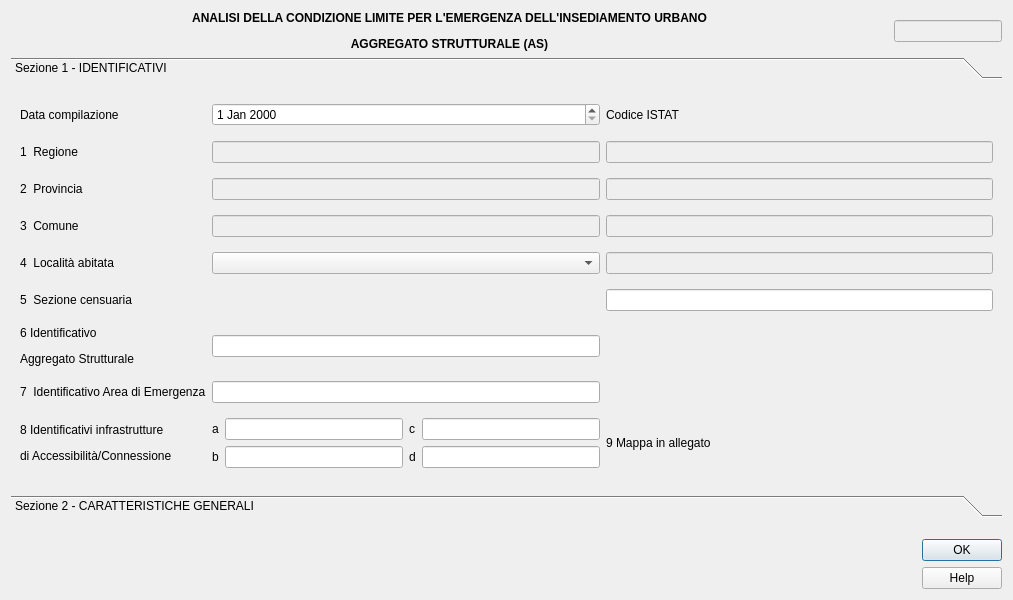
<?xml version="1.0" encoding="UTF-8"?>
<ui version="4.0">
 <class>cle_es</class>
 <widget class="QDialog" name="cle_es">
  <property name="geometry">
   <rect>
    <x>0</x>
    <y>0</y>
    <width>1013</width>
    <height>600</height>
   </rect>
  </property>
  <property name="sizePolicy">
   <sizepolicy hsizetype="Fixed" vsizetype="Fixed">
    <horstretch>0</horstretch>
    <verstretch>0</verstretch>
   </sizepolicy>
  </property>
  <property name="minimumSize">
   <size>
    <width>830</width>
    <height>600</height>
   </size>
  </property>
  <property name="maximumSize">
   <size>
    <width>1500</width>
    <height>1500</height>
   </size>
  </property>
  <property name="windowTitle">
   <string>Update project</string>
  </property>
  <property name="locale">
   <locale language="English" country="UnitedStates"/>
  </property>
  <property name="modal">
   <bool>true</bool>
  </property>
  <layout class="QGridLayout" name="gridLayout_2">
   <item row="2" column="0">
    <layout class="QGridLayout" name="gridLayout_4">
     <property name="sizeConstraint">
      <enum>QLayout::SetDefaultConstraint</enum>
     </property>
     <property name="topMargin">
      <number>10</number>
     </property>
     <property name="horizontalSpacing">
      <number>10</number>
     </property>
     <property name="verticalSpacing">
      <number>0</number>
     </property>
     <item row="0" column="0">
      <widget class="QLabel" name="cnr">
       <property name="sizePolicy">
        <sizepolicy hsizetype="Preferred" vsizetype="Fixed">
         <horstretch>0</horstretch>
         <verstretch>0</verstretch>
        </sizepolicy>
       </property>
       <property name="text">
        <string/>
       </property>
       <property name="pixmap">
        <pixmap>../loghi/logo-cnr.png</pixmap>
       </property>
      </widget>
     </item>
     <item row="0" column="3">
      <spacer name="horizontalSpacer">
       <property name="orientation">
        <enum>Qt::Horizontal</enum>
       </property>
       <property name="sizeHint" stdset="0">
        <size>
         <width>40</width>
         <height>20</height>
        </size>
       </property>
      </spacer>
     </item>
     <item row="0" column="1">
      <widget class="QLabel" name="igag">
       <property name="sizePolicy">
        <sizepolicy hsizetype="Preferred" vsizetype="Fixed">
         <horstretch>0</horstretch>
         <verstretch>0</verstretch>
        </sizepolicy>
       </property>
       <property name="text">
        <string/>
       </property>
       <property name="pixmap">
        <pixmap>../loghi/logoigag.png</pixmap>
       </property>
      </widget>
     </item>
     <item row="0" column="4">
      <layout class="QVBoxLayout" name="verticalLayout">
       <item>
        <widget class="QDialogButtonBox" name="button_box">
         <property name="cursor">
          <cursorShape>PointingHandCursor</cursorShape>
         </property>
         <property name="orientation">
          <enum>Qt::Vertical</enum>
         </property>
         <property name="standardButtons">
          <set>QDialogButtonBox::Ok</set>
         </property>
         <property name="centerButtons">
          <bool>true</bool>
         </property>
        </widget>
       </item>
       <item>
        <widget class="QPushButton" name="help_button">
         <property name="cursor">
          <cursorShape>PointingHandCursor</cursorShape>
         </property>
         <property name="text">
          <string>Help</string>
         </property>
        </widget>
       </item>
      </layout>
     </item>
     <item row="0" column="2">
      <widget class="QLabel" name="labgis">
       <property name="sizePolicy">
        <sizepolicy hsizetype="Preferred" vsizetype="Fixed">
         <horstretch>0</horstretch>
         <verstretch>0</verstretch>
        </sizepolicy>
       </property>
       <property name="text">
        <string/>
       </property>
       <property name="pixmap">
        <pixmap>../loghi/logo-labgis.png</pixmap>
       </property>
       <property name="scaledContents">
        <bool>true</bool>
       </property>
      </widget>
     </item>
    </layout>
   </item>
   <item row="1" column="0">
    <widget class="QToolBox" name="toolBox">
     <property name="sizePolicy">
      <sizepolicy hsizetype="Preferred" vsizetype="Minimum">
       <horstretch>0</horstretch>
       <verstretch>0</verstretch>
      </sizepolicy>
     </property>
     <property name="minimumSize">
      <size>
       <width>0</width>
       <height>460</height>
      </size>
     </property>
     <property name="currentIndex">
      <number>0</number>
     </property>
     <widget class="QWidget" name="identificativi">
      <property name="geometry">
       <rect>
        <x>0</x>
        <y>0</y>
        <width>995</width>
        <height>406</height>
       </rect>
      </property>
      <attribute name="label">
       <string>Sezione 1 - IDENTIFICATIVI</string>
      </attribute>
      <layout class="QGridLayout" name="gridLayout">
       <item row="3" column="2">
        <widget class="QLineEdit" name="cod_com">
         <property name="enabled">
          <bool>false</bool>
         </property>
        </widget>
       </item>
       <item row="4" column="0">
        <widget class="QLabel" name="label_7">
         <property name="text">
          <string>4  Località abitata</string>
         </property>
        </widget>
       </item>
       <item row="0" column="2">
        <widget class="QLabel" name="label_2">
         <property name="text">
          <string>Codice ISTAT</string>
         </property>
        </widget>
       </item>
       <item row="4" column="2">
        <widget class="QLineEdit" name="cod_local">
         <property name="enabled">
          <bool>false</bool>
         </property>
        </widget>
       </item>
       <item row="3" column="0">
        <widget class="QLabel" name="label_6">
         <property name="text">
          <string>3  Comune</string>
         </property>
        </widget>
       </item>
       <item row="0" column="1">
        <widget class="QDateEdit" name="data_as"/>
       </item>
       <item row="2" column="2">
        <widget class="QLineEdit" name="cod_prov">
         <property name="enabled">
          <bool>false</bool>
         </property>
        </widget>
       </item>
       <item row="5" column="0">
        <widget class="QLabel" name="label_8">
         <property name="text">
          <string>5  Sezione censuaria</string>
         </property>
        </widget>
       </item>
       <item row="0" column="0">
        <widget class="QLabel" name="label_3">
         <property name="text">
          <string>Data compilazione</string>
         </property>
        </widget>
       </item>
       <item row="7" column="1">
        <widget class="QLineEdit" name="ID_area"/>
       </item>
       <item row="2" column="0">
        <widget class="QLabel" name="label_5">
         <property name="text">
          <string>2  Provincia</string>
         </property>
        </widget>
       </item>
       <item row="1" column="0">
        <widget class="QLabel" name="label_4">
         <property name="text">
          <string>1  Regione</string>
         </property>
        </widget>
       </item>
       <item row="7" column="0">
        <widget class="QLabel" name="label_11">
         <property name="text">
          <string>7  Identificativo Area di Emergenza</string>
         </property>
        </widget>
       </item>
       <item row="8" column="0">
        <widget class="QLabel" name="label_12">
         <property name="text">
          <string>&lt;html&gt;&lt;head/&gt;&lt;body&gt;&lt;p&gt;8 Identificativi infrastrutture &lt;/p&gt;&lt;p&gt;di Accessibilità/Connessione&lt;/p&gt;&lt;/body&gt;&lt;/html&gt;</string>
         </property>
        </widget>
       </item>
       <item row="5" column="2">
        <widget class="QLineEdit" name="sezione"/>
       </item>
       <item row="6" column="0">
        <widget class="QLabel" name="label_9">
         <property name="text">
          <string>&lt;html&gt;&lt;head/&gt;&lt;body&gt;&lt;p&gt;6 Identificativo &lt;/p&gt;&lt;p&gt;  Aggregato Strutturale&lt;/p&gt;&lt;/body&gt;&lt;/html&gt;</string>
         </property>
        </widget>
       </item>
       <item row="1" column="2">
        <widget class="QLineEdit" name="cod_reg">
         <property name="enabled">
          <bool>false</bool>
         </property>
        </widget>
       </item>
       <item row="8" column="1">
        <layout class="QGridLayout" name="gridLayout_3">
         <item row="0" column="0">
          <widget class="QLabel" name="label_13">
           <property name="text">
            <string>a</string>
           </property>
          </widget>
         </item>
         <item row="0" column="1">
          <widget class="QLineEdit" name="ID_infra_a"/>
         </item>
         <item row="0" column="2">
          <widget class="QLabel" name="label_15">
           <property name="text">
            <string>c</string>
           </property>
          </widget>
         </item>
         <item row="0" column="3">
          <widget class="QLineEdit" name="ID_infra_c"/>
         </item>
         <item row="1" column="0">
          <widget class="QLabel" name="label_14">
           <property name="text">
            <string>b</string>
           </property>
          </widget>
         </item>
         <item row="1" column="1">
          <widget class="QLineEdit" name="ID_infra_b"/>
         </item>
         <item row="1" column="2">
          <widget class="QLabel" name="label_16">
           <property name="text">
            <string>d</string>
           </property>
          </widget>
         </item>
         <item row="1" column="3">
          <widget class="QLineEdit" name="ID_infra_d"/>
         </item>
        </layout>
       </item>
       <item row="8" column="2">
        <widget class="QLabel" name="label_21">
         <property name="text">
          <string>9 Mappa in allegato</string>
         </property>
        </widget>
       </item>
       <item row="1" column="1">
        <widget class="QLineEdit" name="regione">
         <property name="enabled">
          <bool>false</bool>
         </property>
        </widget>
       </item>
       <item row="2" column="1">
        <widget class="QLineEdit" name="provincia">
         <property name="enabled">
          <bool>false</bool>
         </property>
        </widget>
       </item>
       <item row="3" column="1">
        <widget class="QLineEdit" name="comune">
         <property name="enabled">
          <bool>false</bool>
         </property>
        </widget>
       </item>
       <item row="4" column="1">
        <widget class="QComboBox" name="localita"/>
       </item>
       <item row="6" column="1">
        <widget class="QLineEdit" name="ID_aggr"/>
       </item>
      </layout>
     </widget>
     <widget class="QWidget" name="caratteristiche_gen">
      <property name="geometry">
       <rect>
        <x>0</x>
        <y>0</y>
        <width>978</width>
        <height>841</height>
       </rect>
      </property>
      <attribute name="label">
       <string>Sezione 2 - CARATTERISTICHE GENERALI</string>
      </attribute>
      <layout class="QGridLayout" name="gridLayout_5">
       <item row="8" column="0">
        <widget class="QLabel" name="label_22">
         <property name="text">
          <string>&lt;html&gt;&lt;head/&gt;&lt;body&gt;&lt;p&gt;20 Lunghezza fronte su infrastruttura &lt;/p&gt;&lt;p&gt;di accessibililtà/connessione (m)&lt;/p&gt;&lt;/body&gt;&lt;/html&gt;</string>
         </property>
        </widget>
       </item>
       <item row="9" column="0">
        <widget class="QLabel" name="label_23">
         <property name="text">
          <string>&lt;html&gt;&lt;head/&gt;&lt;body&gt;&lt;p&gt;21 Numero US interferenti su infrastruttura &lt;/p&gt;&lt;p&gt;di accessiblità/connessione (H&amp;gt;L)&lt;/p&gt;&lt;/body&gt;&lt;/html&gt;</string>
         </property>
        </widget>
       </item>
       <item row="12" column="0">
        <widget class="QLabel" name="label_36">
         <property name="text">
          <string>Ulteriori elementi di vulnerabilità</string>
         </property>
        </widget>
       </item>
       <item row="11" column="0">
        <widget class="QLabel" name="label_31">
         <property name="text">
          <string>Regolarità strutturale</string>
         </property>
        </widget>
       </item>
       <item row="9" column="2">
        <widget class="QLineEdit" name="us_interf"/>
       </item>
       <item row="4" column="0">
        <widget class="QLabel" name="label_26">
         <property name="text">
          <string>&lt;html&gt;&lt;head/&gt;&lt;body&gt;&lt;p&gt;12 (di cui) Numero US caratterizzate da &lt;/p&gt;&lt;p&gt;grandi luci (chiese, teatri, palazzi storici, ...)&lt;/p&gt;&lt;/body&gt;&lt;/html&gt;</string>
         </property>
        </widget>
       </item>
       <item row="6" column="0">
        <widget class="QLabel" name="label_28">
         <property name="text">
          <string>16 Altezza media all'imposta della copertura (m)</string>
         </property>
        </widget>
       </item>
       <item row="2" column="0">
        <widget class="QLabel" name="label_25">
         <property name="text">
          <string>11 (di cui) Numero US con funzioni strategiche</string>
         </property>
        </widget>
       </item>
       <item row="17" column="0">
        <widget class="QLabel" name="label_35">
         <property name="text">
          <string>Geologia/Idrogeologia</string>
         </property>
        </widget>
       </item>
       <item row="15" column="0">
        <widget class="QLabel" name="label_33">
         <property name="text">
          <string>Ubicazione</string>
         </property>
        </widget>
       </item>
       <item row="7" column="0">
        <widget class="QLabel" name="label_29">
         <property name="text">
          <string>18 Numero piani minimo</string>
         </property>
        </widget>
       </item>
       <item row="1" column="0">
        <widget class="QLabel" name="label_24">
         <property name="text">
          <string>10 Numero totali unità strutturali (US))</string>
         </property>
        </widget>
       </item>
       <item row="8" column="2">
        <widget class="QLineEdit" name="lungh_fron"/>
       </item>
       <item row="16" column="0">
        <widget class="QLabel" name="label_34">
         <property name="text">
          <string>Microzonazione sismica</string>
         </property>
        </widget>
       </item>
       <item row="5" column="0">
        <widget class="QLabel" name="label_27">
         <property name="text">
          <string>Numero US</string>
         </property>
        </widget>
       </item>
       <item row="14" column="0">
        <widget class="QLabel" name="label_32">
         <property name="text">
          <string>37 Morfologia </string>
         </property>
        </widget>
       </item>
       <item row="14" column="2">
        <widget class="QComboBox" name="morf"/>
       </item>
       <item row="16" column="2">
        <layout class="QVBoxLayout" name="verticalLayout_3">
         <item>
          <layout class="QHBoxLayout" name="horizontalLayout_15">
           <item>
            <widget class="QLabel" name="label_48">
             <property name="text">
              <string>40 Zona MS (condizione peggiore)</string>
             </property>
            </widget>
           </item>
           <item>
            <widget class="QComboBox" name="zona_ms"/>
           </item>
          </layout>
         </item>
         <item>
          <layout class="QHBoxLayout" name="horizontalLayout_16">
           <item>
            <widget class="QLabel" name="inst_name">
             <property name="text">
              <string>Tipo instabilità</string>
             </property>
            </widget>
           </item>
           <item>
            <widget class="QCheckBox" name="inst_fran">
             <property name="text">
              <string>41 Frana</string>
             </property>
            </widget>
           </item>
           <item>
            <widget class="QCheckBox" name="inst_liq">
             <property name="text">
              <string>42 Liquefazione</string>
             </property>
            </widget>
           </item>
           <item>
            <widget class="QCheckBox" name="inst_fag">
             <property name="text">
              <string>43 Faglia att. cap.</string>
             </property>
            </widget>
           </item>
           <item>
            <widget class="QCheckBox" name="inst_ced">
             <property name="text">
              <string>44 Cedim. diff.</string>
             </property>
            </widget>
           </item>
           <item>
            <widget class="QCheckBox" name="inst_cav">
             <property name="text">
              <string>45 Cavità sott.</string>
             </property>
            </widget>
           </item>
          </layout>
         </item>
        </layout>
       </item>
       <item row="17" column="2">
        <layout class="QVBoxLayout" name="verticalLayout_4">
         <item>
          <layout class="QHBoxLayout" name="horizontalLayout_17">
           <item>
            <widget class="QLabel" name="label_50">
             <property name="text">
              <string>Localizzazione frana</string>
             </property>
            </widget>
           </item>
           <item>
            <widget class="QCheckBox" name="frana_AS">
             <property name="text">
              <string>46 Interferente con edif. strateg.</string>
             </property>
            </widget>
           </item>
           <item>
            <widget class="QCheckBox" name="frana_mon">
             <property name="text">
              <string>47 A monte</string>
             </property>
            </widget>
           </item>
           <item>
            <widget class="QCheckBox" name="frana_val">
             <property name="text">
              <string>48 A valle</string>
             </property>
            </widget>
           </item>
          </layout>
         </item>
         <item>
          <layout class="QHBoxLayout" name="horizontalLayout_18">
           <item>
            <widget class="QLabel" name="label_51">
             <property name="text">
              <string>49 Rischio PAI</string>
             </property>
            </widget>
           </item>
           <item>
            <widget class="QComboBox" name="pai"/>
           </item>
           <item>
            <widget class="QLabel" name="label_52">
             <property name="text">
              <string>50 Area alluvionale</string>
             </property>
            </widget>
           </item>
           <item>
            <widget class="QComboBox" name="alluvio"/>
           </item>
          </layout>
         </item>
        </layout>
       </item>
       <item row="10" column="0">
        <widget class="QLabel" name="label_30">
         <property name="text">
          <string>Interazioni tra US</string>
         </property>
        </widget>
       </item>
       <item row="4" column="2">
        <widget class="QLineEdit" name="n_edif_gl"/>
       </item>
       <item row="2" column="2">
        <widget class="QLineEdit" name="n_edif"/>
       </item>
       <item row="1" column="2">
        <widget class="QLineEdit" name="n_unita"/>
       </item>
       <item row="15" column="2">
        <layout class="QHBoxLayout" name="horizontalLayout_12">
         <item>
          <widget class="QCheckBox" name="ubic_sotto">
           <property name="text">
            <string>38 Sotto versante incombente o forte pendio</string>
           </property>
          </widget>
         </item>
         <item>
          <widget class="QCheckBox" name="ubic_sopra">
           <property name="text">
            <string>39 Sopra versante incombente o cresta</string>
           </property>
          </widget>
         </item>
        </layout>
       </item>
       <item row="6" column="2">
        <layout class="QHBoxLayout" name="horizontalLayout_2">
         <item>
          <widget class="QLineEdit" name="altezza"/>
         </item>
         <item>
          <widget class="QLabel" name="label_10">
           <property name="text">
            <string>17 Superficie coperta</string>
           </property>
          </widget>
         </item>
         <item>
          <widget class="QLineEdit" name="superf"/>
         </item>
        </layout>
       </item>
       <item row="7" column="2">
        <layout class="QHBoxLayout" name="horizontalLayout_3">
         <item>
          <widget class="QLineEdit" name="piani_min"/>
         </item>
         <item>
          <widget class="QLabel" name="label_17">
           <property name="text">
            <string>19 Numero piani massimo</string>
           </property>
          </widget>
         </item>
         <item>
          <widget class="QLineEdit" name="piani_max"/>
         </item>
        </layout>
       </item>
       <item row="5" column="2">
        <layout class="QGridLayout" name="gridLayout_6">
         <item row="0" column="0">
          <layout class="QHBoxLayout" name="horizontalLayout_4">
           <item>
            <widget class="QLabel" name="label_18">
             <property name="text">
              <string>13 Muratura</string>
             </property>
            </widget>
           </item>
           <item>
            <widget class="QLineEdit" name="n_murat"/>
           </item>
          </layout>
         </item>
         <item row="0" column="1">
          <layout class="QHBoxLayout" name="horizontalLayout_5">
           <item>
            <widget class="QLabel" name="label_19">
             <property name="text">
              <string>14 C.a.</string>
             </property>
            </widget>
           </item>
           <item>
            <widget class="QLineEdit" name="n_ca"/>
           </item>
          </layout>
         </item>
         <item row="0" column="2">
          <layout class="QHBoxLayout" name="horizontalLayout_6">
           <item>
            <widget class="QLabel" name="label_20">
             <property name="text">
              <string>15 Altre strutture</string>
             </property>
            </widget>
           </item>
           <item>
            <widget class="QLineEdit" name="n_altre"/>
           </item>
          </layout>
         </item>
        </layout>
       </item>
       <item row="13" column="0">
        <widget class="QLabel" name="label_37">
         <property name="text">
          <string>Rinforzi e miglioramento (&gt;70% US)</string>
         </property>
        </widget>
       </item>
       <item row="10" column="2">
        <layout class="QGridLayout" name="gridLayout_7">
         <item row="0" column="0">
          <widget class="QLabel" name="label_38">
           <property name="text">
            <string>22 Volte e archi di interconnessione</string>
           </property>
          </widget>
         </item>
         <item row="0" column="1">
          <widget class="QComboBox" name="conn_volte"/>
         </item>
         <item row="1" column="0">
          <widget class="QLabel" name="label_39">
           <property name="text">
            <string>23 Rifusioni o intasamenti</string>
           </property>
          </widget>
         </item>
         <item row="1" column="1">
          <widget class="QComboBox" name="conn_rifus"/>
         </item>
        </layout>
       </item>
       <item row="11" column="2">
        <layout class="QGridLayout" name="gridLayout_8">
         <item row="0" column="0">
          <widget class="QLabel" name="label_40">
           <property name="text">
            <string>24 Disallineamento tra quote di imposta della copertura</string>
           </property>
          </widget>
         </item>
         <item row="0" column="1">
          <widget class="QComboBox" name="regol_1"/>
         </item>
         <item row="1" column="0">
          <widget class="QLabel" name="label_41">
           <property name="text">
            <string>25 Disallineamento tra quote orizzontamenti</string>
           </property>
          </widget>
         </item>
         <item row="1" column="1">
          <widget class="QComboBox" name="regol_2"/>
         </item>
         <item row="2" column="0">
          <widget class="QLabel" name="label_42">
           <property name="text">
            <string>26 Disallineamento pareti di facciata</string>
           </property>
          </widget>
         </item>
         <item row="2" column="1">
          <widget class="QComboBox" name="regol_3"/>
         </item>
         <item row="3" column="0">
          <widget class="QLabel" name="label_43">
           <property name="text">
            <string>27 Disallineamento negli spazi interni</string>
           </property>
          </widget>
         </item>
         <item row="3" column="1">
          <widget class="QComboBox" name="regol_4"/>
         </item>
         <item row="4" column="0">
          <widget class="QLabel" name="label_44">
           <property name="text">
            <string>28 Testata snella</string>
           </property>
          </widget>
         </item>
         <item row="4" column="1">
          <widget class="QComboBox" name="regol_5"/>
         </item>
        </layout>
       </item>
       <item row="12" column="2">
        <layout class="QGridLayout" name="gridLayout_9">
         <item row="0" column="0">
          <widget class="QLabel" name="label_45">
           <property name="text">
            <string>29 Elementi giustapposti o strutturalmente mal collegati (corpi scala, pensiline, balconi)</string>
           </property>
          </widget>
         </item>
         <item row="0" column="1">
          <widget class="QComboBox" name="vuln_1"/>
         </item>
         <item row="1" column="0">
          <widget class="QLabel" name="label_46">
           <property name="text">
            <string>30 Sistema di bucature incongruo</string>
           </property>
          </widget>
         </item>
         <item row="1" column="1">
          <widget class="QComboBox" name="vuln_2"/>
         </item>
         <item row="2" column="0">
          <widget class="QLabel" name="label_47">
           <property name="text">
            <string>31 Pilastri isoltai, portici, piani pilotis</string>
           </property>
          </widget>
         </item>
         <item row="2" column="1">
          <widget class="QComboBox" name="vuln_3"/>
         </item>
         <item row="3" column="0">
          <widget class="QLabel" name="label_53">
           <property name="text">
            <string>32 Sopraelevazioni, altane, torrini</string>
           </property>
          </widget>
         </item>
         <item row="3" column="1">
          <widget class="QComboBox" name="vuln_4"/>
         </item>
         <item row="4" column="0">
          <widget class="QLabel" name="label_54">
           <property name="text">
            <string>33 Torri, campanili, ciminiere</string>
           </property>
          </widget>
         </item>
         <item row="4" column="1">
          <widget class="QComboBox" name="vuln_5"/>
         </item>
         <item row="5" column="0">
          <widget class="QLabel" name="label_55">
           <property name="text">
            <string>34 Unità strutturali degradate o danneggiate</string>
           </property>
          </widget>
         </item>
         <item row="5" column="1">
          <widget class="QComboBox" name="vuln_6"/>
         </item>
        </layout>
       </item>
       <item row="13" column="2">
        <layout class="QGridLayout" name="gridLayout_10">
         <item row="0" column="0">
          <widget class="QLabel" name="label_56">
           <property name="text">
            <string>35 Diffuso sistema di tiranti e catene</string>
           </property>
          </widget>
         </item>
         <item row="0" column="1">
          <widget class="QComboBox" name="rinfor_1"/>
         </item>
         <item row="1" column="0">
          <widget class="QLabel" name="label_57">
           <property name="text">
            <string>36 Interventi strutturali di miglioramento o adeguamento sismico</string>
           </property>
          </widget>
         </item>
         <item row="1" column="1">
          <widget class="QComboBox" name="rinfor_2"/>
         </item>
        </layout>
       </item>
      </layout>
     </widget>
    </widget>
   </item>
   <item row="0" column="0">
    <layout class="QHBoxLayout" name="horizontalLayout_7">
     <item>
      <widget class="QLabel" name="label">
       <property name="text">
        <string>&lt;html&gt;&lt;head/&gt;&lt;body&gt;&lt;p align=&quot;center&quot;&gt;&lt;span style=&quot; font-weight:600;&quot;&gt;ANALISI DELLA CONDIZIONE LIMITE PER L'EMERGENZA DELL'INSEDIAMENTO URBANO&lt;/span&gt;&lt;/p&gt;&lt;p align=&quot;center&quot;&gt;&lt;span style=&quot; font-weight:600;&quot;&gt;AGGREGATO STRUTTURALE (AS)&lt;/span&gt;&lt;/p&gt;&lt;/body&gt;&lt;/html&gt;</string>
       </property>
      </widget>
     </item>
     <item>
      <widget class="QLineEdit" name="ID_AS">
       <property name="enabled">
        <bool>false</bool>
       </property>
       <property name="sizePolicy">
        <sizepolicy hsizetype="Fixed" vsizetype="Fixed">
         <horstretch>0</horstretch>
         <verstretch>0</verstretch>
        </sizepolicy>
       </property>
      </widget>
     </item>
    </layout>
   </item>
  </layout>
 </widget>
 <resources/>
 <connections>
  <connection>
   <sender>button_box</sender>
   <signal>accepted()</signal>
   <receiver>cle_es</receiver>
   <slot>accept()</slot>
   <hints>
    <hint type="sourcelabel">
     <x>248</x>
     <y>254</y>
    </hint>
    <hint type="destinationlabel">
     <x>157</x>
     <y>274</y>
    </hint>
   </hints>
  </connection>
  <connection>
   <sender>button_box</sender>
   <signal>rejected()</signal>
   <receiver>cle_es</receiver>
   <slot>reject()</slot>
   <hints>
    <hint type="sourcelabel">
     <x>316</x>
     <y>260</y>
    </hint>
    <hint type="destinationlabel">
     <x>286</x>
     <y>274</y>
    </hint>
   </hints>
  </connection>
 </connections>
</ui>
